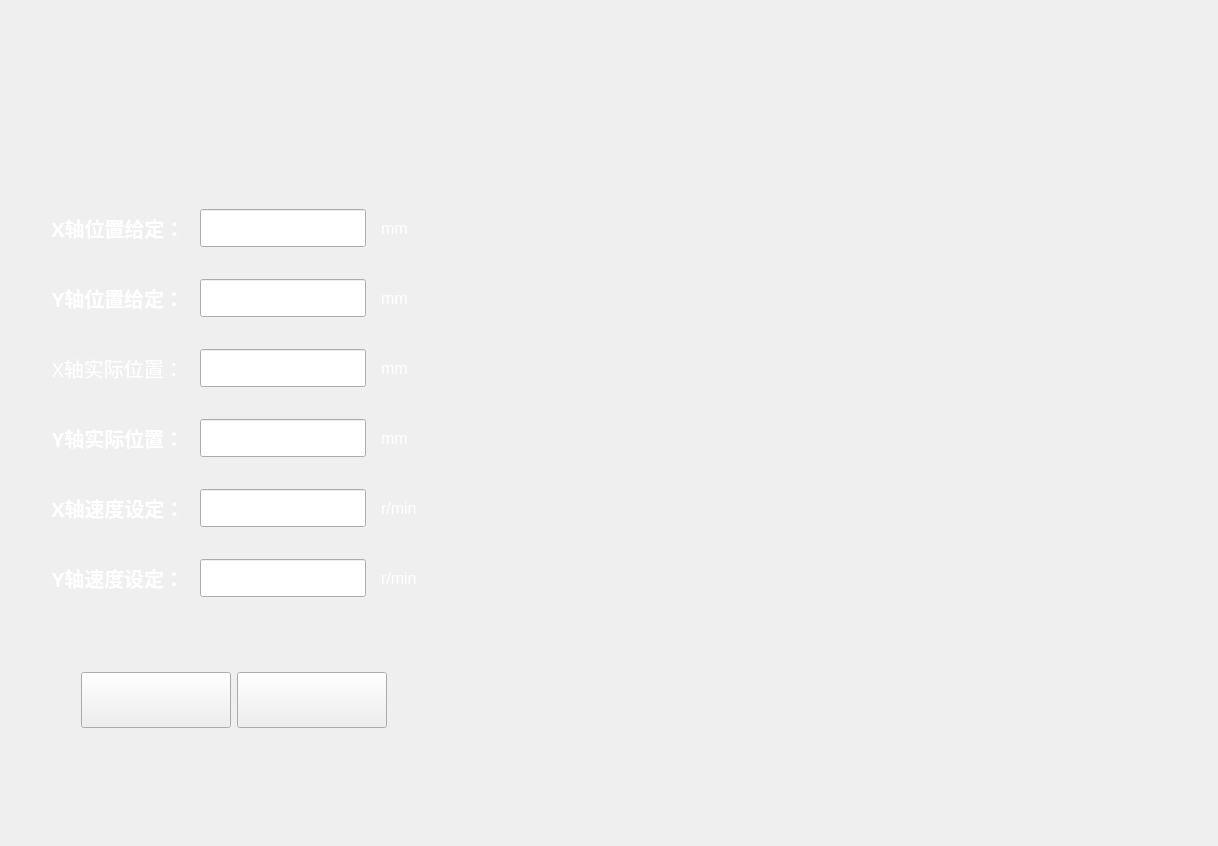
<?xml version="1.0" encoding="UTF-8"?>
<ui version="4.0">
 <class>FormMoveControl</class>
 <widget class="QWidget" name="FormMoveControl">
  <property name="geometry">
   <rect>
    <x>0</x>
    <y>0</y>
    <width>1218</width>
    <height>846</height>
   </rect>
  </property>
  <property name="windowTitle">
   <string>Form</string>
  </property>
  <layout class="QGridLayout" name="gridLayout_3" rowstretch="2,1,20,1">
   <item row="1" column="0">
    <spacer name="verticalSpacer_2">
     <property name="orientation">
      <enum>Qt::Vertical</enum>
     </property>
     <property name="sizeHint" stdset="0">
      <size>
       <width>20</width>
       <height>40</height>
      </size>
     </property>
    </spacer>
   </item>
   <item row="2" column="0">
    <layout class="QHBoxLayout" name="horizontalLayout_2" stretch="1,9,1,9,1">
     <property name="rightMargin">
      <number>0</number>
     </property>
     <item>
      <spacer name="horizontalSpacer_6">
       <property name="orientation">
        <enum>Qt::Horizontal</enum>
       </property>
       <property name="sizeHint" stdset="0">
        <size>
         <width>40</width>
         <height>20</height>
        </size>
       </property>
      </spacer>
     </item>
     <item>
      <widget class="QWidget" name="widget_left" native="true">
       <property name="styleSheet">
        <string notr="true"/>
       </property>
       <layout class="QGridLayout" name="gridLayout_2" rowstretch="15,1" columnstretch="1,9,1">
        <property name="leftMargin">
         <number>25</number>
        </property>
        <property name="topMargin">
         <number>35</number>
        </property>
        <property name="rightMargin">
         <number>35</number>
        </property>
        <property name="bottomMargin">
         <number>25</number>
        </property>
        <item row="1" column="1">
         <layout class="QHBoxLayout" name="horizontalLayout_3" stretch="5,1,5">
          <property name="leftMargin">
           <number>30</number>
          </property>
          <property name="rightMargin">
           <number>30</number>
          </property>
          <item>
           <widget class="QPushButton" name="pushButton_ok">
            <property name="minimumSize">
             <size>
              <width>150</width>
              <height>50</height>
             </size>
            </property>
            <property name="maximumSize">
             <size>
              <width>200</width>
              <height>56</height>
             </size>
            </property>
            <property name="text">
             <string/>
            </property>
           </widget>
          </item>
          <item>
           <spacer name="horizontalSpacer_3">
            <property name="orientation">
             <enum>Qt::Horizontal</enum>
            </property>
            <property name="sizeHint" stdset="0">
             <size>
              <width>40</width>
              <height>20</height>
             </size>
            </property>
           </spacer>
          </item>
          <item>
           <widget class="QPushButton" name="pushButton_reset">
            <property name="minimumSize">
             <size>
              <width>150</width>
              <height>50</height>
             </size>
            </property>
            <property name="maximumSize">
             <size>
              <width>200</width>
              <height>56</height>
             </size>
            </property>
            <property name="text">
             <string/>
            </property>
           </widget>
          </item>
         </layout>
        </item>
        <item row="0" column="1">
         <layout class="QGridLayout" name="gridLayout" columnstretch="3,6,1">
          <property name="horizontalSpacing">
           <number>15</number>
          </property>
          <property name="verticalSpacing">
           <number>32</number>
          </property>
          <item row="0" column="0">
           <widget class="QLabel" name="label">
            <property name="minimumSize">
             <size>
              <width>0</width>
              <height>30</height>
             </size>
            </property>
            <property name="font">
             <font>
              <family>宋体</family>
              <pointsize>15</pointsize>
              <weight>75</weight>
              <bold>true</bold>
             </font>
            </property>
            <property name="styleSheet">
             <string notr="true">color: rgb(255, 255, 255);</string>
            </property>
            <property name="text">
             <string>X轴位置给定：</string>
            </property>
            <property name="alignment">
             <set>Qt::AlignCenter</set>
            </property>
           </widget>
          </item>
          <item row="0" column="1">
           <widget class="QLineEdit" name="lineEdit_x_default_pos">
            <property name="minimumSize">
             <size>
              <width>0</width>
              <height>30</height>
             </size>
            </property>
            <property name="font">
             <font>
              <family>宋体</family>
              <pointsize>16</pointsize>
              <weight>75</weight>
              <bold>true</bold>
             </font>
            </property>
            <property name="styleSheet">
             <string notr="true">color: rgb(0, 0, 0);</string>
            </property>
            <property name="maxLength">
             <number>16</number>
            </property>
            <property name="alignment">
             <set>Qt::AlignRight|Qt::AlignTrailing|Qt::AlignVCenter</set>
            </property>
           </widget>
          </item>
          <item row="0" column="2">
           <widget class="QLabel" name="label_7">
            <property name="minimumSize">
             <size>
              <width>0</width>
              <height>30</height>
             </size>
            </property>
            <property name="font">
             <font>
              <pointsize>12</pointsize>
             </font>
            </property>
            <property name="styleSheet">
             <string notr="true">color: rgb(255, 255, 255);</string>
            </property>
            <property name="text">
             <string>mm</string>
            </property>
           </widget>
          </item>
          <item row="1" column="0">
           <widget class="QLabel" name="label_2">
            <property name="minimumSize">
             <size>
              <width>0</width>
              <height>30</height>
             </size>
            </property>
            <property name="font">
             <font>
              <family>宋体</family>
              <pointsize>15</pointsize>
              <weight>75</weight>
              <bold>true</bold>
             </font>
            </property>
            <property name="styleSheet">
             <string notr="true">color: rgb(255, 255, 255);</string>
            </property>
            <property name="text">
             <string>Y轴位置给定：</string>
            </property>
            <property name="alignment">
             <set>Qt::AlignCenter</set>
            </property>
           </widget>
          </item>
          <item row="1" column="1">
           <widget class="QLineEdit" name="lineEdit_y_default_pos">
            <property name="minimumSize">
             <size>
              <width>0</width>
              <height>30</height>
             </size>
            </property>
            <property name="font">
             <font>
              <family>宋体</family>
              <pointsize>16</pointsize>
              <weight>75</weight>
              <bold>true</bold>
             </font>
            </property>
            <property name="styleSheet">
             <string notr="true">color: rgb(0, 0, 0);</string>
            </property>
            <property name="maxLength">
             <number>16</number>
            </property>
            <property name="alignment">
             <set>Qt::AlignRight|Qt::AlignTrailing|Qt::AlignVCenter</set>
            </property>
           </widget>
          </item>
          <item row="1" column="2">
           <widget class="QLabel" name="label_8">
            <property name="font">
             <font>
              <pointsize>12</pointsize>
             </font>
            </property>
            <property name="styleSheet">
             <string notr="true">color: rgb(255, 255, 255);</string>
            </property>
            <property name="text">
             <string>mm</string>
            </property>
           </widget>
          </item>
          <item row="2" column="0">
           <widget class="QLabel" name="label_3">
            <property name="minimumSize">
             <size>
              <width>0</width>
              <height>30</height>
             </size>
            </property>
            <property name="font">
             <font>
              <family>宋体</family>
              <pointsize>15</pointsize>
             </font>
            </property>
            <property name="styleSheet">
             <string notr="true">color: rgb(255, 255, 255);</string>
            </property>
            <property name="text">
             <string>X轴实际位置：</string>
            </property>
            <property name="alignment">
             <set>Qt::AlignCenter</set>
            </property>
           </widget>
          </item>
          <item row="2" column="1">
           <widget class="QLineEdit" name="lineEdit_x_real_pos">
            <property name="minimumSize">
             <size>
              <width>0</width>
              <height>30</height>
             </size>
            </property>
            <property name="font">
             <font>
              <family>宋体</family>
              <pointsize>16</pointsize>
              <weight>75</weight>
              <bold>true</bold>
             </font>
            </property>
            <property name="styleSheet">
             <string notr="true">color: rgb(0, 0, 0);</string>
            </property>
            <property name="maxLength">
             <number>16</number>
            </property>
            <property name="alignment">
             <set>Qt::AlignRight|Qt::AlignTrailing|Qt::AlignVCenter</set>
            </property>
           </widget>
          </item>
          <item row="2" column="2">
           <widget class="QLabel" name="label_9">
            <property name="minimumSize">
             <size>
              <width>0</width>
              <height>30</height>
             </size>
            </property>
            <property name="font">
             <font>
              <pointsize>12</pointsize>
             </font>
            </property>
            <property name="styleSheet">
             <string notr="true">color: rgb(255, 255, 255);</string>
            </property>
            <property name="text">
             <string>mm</string>
            </property>
           </widget>
          </item>
          <item row="3" column="0">
           <widget class="QLabel" name="label_4">
            <property name="font">
             <font>
              <family>宋体</family>
              <pointsize>15</pointsize>
              <weight>75</weight>
              <bold>true</bold>
             </font>
            </property>
            <property name="styleSheet">
             <string notr="true">color: rgb(255, 255, 255);</string>
            </property>
            <property name="text">
             <string>Y轴实际位置：</string>
            </property>
            <property name="alignment">
             <set>Qt::AlignCenter</set>
            </property>
           </widget>
          </item>
          <item row="3" column="1">
           <widget class="QLineEdit" name="lineEdit_y_real_pos">
            <property name="minimumSize">
             <size>
              <width>0</width>
              <height>30</height>
             </size>
            </property>
            <property name="font">
             <font>
              <family>宋体</family>
              <pointsize>16</pointsize>
              <weight>75</weight>
              <bold>true</bold>
             </font>
            </property>
            <property name="styleSheet">
             <string notr="true">color: rgb(0, 0, 0);</string>
            </property>
            <property name="maxLength">
             <number>16</number>
            </property>
            <property name="alignment">
             <set>Qt::AlignRight|Qt::AlignTrailing|Qt::AlignVCenter</set>
            </property>
           </widget>
          </item>
          <item row="3" column="2">
           <widget class="QLabel" name="label_10">
            <property name="minimumSize">
             <size>
              <width>0</width>
              <height>30</height>
             </size>
            </property>
            <property name="font">
             <font>
              <pointsize>12</pointsize>
             </font>
            </property>
            <property name="styleSheet">
             <string notr="true">color: rgb(255, 255, 255);</string>
            </property>
            <property name="text">
             <string>mm</string>
            </property>
           </widget>
          </item>
          <item row="4" column="0">
           <widget class="QLabel" name="label_5">
            <property name="minimumSize">
             <size>
              <width>0</width>
              <height>30</height>
             </size>
            </property>
            <property name="font">
             <font>
              <family>宋体</family>
              <pointsize>15</pointsize>
              <weight>75</weight>
              <bold>true</bold>
             </font>
            </property>
            <property name="styleSheet">
             <string notr="true">color: rgb(255, 255, 255);</string>
            </property>
            <property name="text">
             <string>X轴速度设定：</string>
            </property>
            <property name="alignment">
             <set>Qt::AlignCenter</set>
            </property>
           </widget>
          </item>
          <item row="4" column="1">
           <widget class="QLineEdit" name="lineEdit_x_speed">
            <property name="minimumSize">
             <size>
              <width>0</width>
              <height>30</height>
             </size>
            </property>
            <property name="font">
             <font>
              <family>宋体</family>
              <pointsize>16</pointsize>
              <weight>75</weight>
              <bold>true</bold>
             </font>
            </property>
            <property name="styleSheet">
             <string notr="true">color: rgb(0, 0, 0);</string>
            </property>
            <property name="maxLength">
             <number>16</number>
            </property>
            <property name="alignment">
             <set>Qt::AlignRight|Qt::AlignTrailing|Qt::AlignVCenter</set>
            </property>
           </widget>
          </item>
          <item row="4" column="2">
           <widget class="QLabel" name="label_11">
            <property name="minimumSize">
             <size>
              <width>0</width>
              <height>30</height>
             </size>
            </property>
            <property name="font">
             <font>
              <pointsize>12</pointsize>
             </font>
            </property>
            <property name="styleSheet">
             <string notr="true">color: rgb(255, 255, 255);</string>
            </property>
            <property name="text">
             <string>r/min</string>
            </property>
           </widget>
          </item>
          <item row="5" column="0">
           <widget class="QLabel" name="label_6">
            <property name="minimumSize">
             <size>
              <width>0</width>
              <height>30</height>
             </size>
            </property>
            <property name="font">
             <font>
              <family>宋体</family>
              <pointsize>15</pointsize>
              <weight>75</weight>
              <bold>true</bold>
             </font>
            </property>
            <property name="styleSheet">
             <string notr="true">color: rgb(255, 255, 255);</string>
            </property>
            <property name="text">
             <string>Y轴速度设定：</string>
            </property>
            <property name="alignment">
             <set>Qt::AlignCenter</set>
            </property>
           </widget>
          </item>
          <item row="5" column="1">
           <widget class="QLineEdit" name="lineEdit_y_spreed">
            <property name="minimumSize">
             <size>
              <width>0</width>
              <height>30</height>
             </size>
            </property>
            <property name="font">
             <font>
              <family>宋体</family>
              <pointsize>16</pointsize>
              <weight>75</weight>
              <bold>true</bold>
             </font>
            </property>
            <property name="styleSheet">
             <string notr="true">color: rgb(0, 0, 0);</string>
            </property>
            <property name="maxLength">
             <number>16</number>
            </property>
            <property name="alignment">
             <set>Qt::AlignRight|Qt::AlignTrailing|Qt::AlignVCenter</set>
            </property>
           </widget>
          </item>
          <item row="5" column="2">
           <widget class="QLabel" name="label_12">
            <property name="minimumSize">
             <size>
              <width>0</width>
              <height>30</height>
             </size>
            </property>
            <property name="font">
             <font>
              <pointsize>12</pointsize>
             </font>
            </property>
            <property name="styleSheet">
             <string notr="true">color: rgb(255, 255, 255);</string>
            </property>
            <property name="text">
             <string>r/min</string>
            </property>
           </widget>
          </item>
         </layout>
        </item>
        <item row="0" column="0">
         <spacer name="horizontalSpacer_8">
          <property name="orientation">
           <enum>Qt::Horizontal</enum>
          </property>
          <property name="sizeHint" stdset="0">
           <size>
            <width>40</width>
            <height>20</height>
           </size>
          </property>
         </spacer>
        </item>
        <item row="0" column="2">
         <spacer name="horizontalSpacer_9">
          <property name="orientation">
           <enum>Qt::Horizontal</enum>
          </property>
          <property name="sizeHint" stdset="0">
           <size>
            <width>40</width>
            <height>20</height>
           </size>
          </property>
         </spacer>
        </item>
       </layout>
      </widget>
     </item>
     <item>
      <spacer name="horizontalSpacer_2">
       <property name="orientation">
        <enum>Qt::Horizontal</enum>
       </property>
       <property name="sizeHint" stdset="0">
        <size>
         <width>40</width>
         <height>20</height>
        </size>
       </property>
      </spacer>
     </item>
     <item>
      <widget class="QWidget" name="widget_right" native="true">
       <property name="styleSheet">
        <string notr="true"/>
       </property>
       <layout class="QGridLayout" name="gridLayout_4">
        <item row="2" column="1">
         <spacer name="verticalSpacer">
          <property name="orientation">
           <enum>Qt::Vertical</enum>
          </property>
          <property name="sizeHint" stdset="0">
           <size>
            <width>20</width>
            <height>40</height>
           </size>
          </property>
         </spacer>
        </item>
        <item row="1" column="2">
         <spacer name="horizontalSpacer_10">
          <property name="orientation">
           <enum>Qt::Horizontal</enum>
          </property>
          <property name="sizeHint" stdset="0">
           <size>
            <width>40</width>
            <height>20</height>
           </size>
          </property>
         </spacer>
        </item>
        <item row="1" column="0">
         <spacer name="horizontalSpacer">
          <property name="orientation">
           <enum>Qt::Horizontal</enum>
          </property>
          <property name="sizeHint" stdset="0">
           <size>
            <width>40</width>
            <height>20</height>
           </size>
          </property>
         </spacer>
        </item>
        <item row="1" column="1">
         <widget class="QLabel" name="label_move">
          <property name="minimumSize">
           <size>
            <width>700</width>
            <height>700</height>
           </size>
          </property>
          <property name="text">
           <string/>
          </property>
          <property name="scaledContents">
           <bool>true</bool>
          </property>
          <property name="alignment">
           <set>Qt::AlignCenter</set>
          </property>
         </widget>
        </item>
        <item row="0" column="1">
         <spacer name="verticalSpacer_4">
          <property name="orientation">
           <enum>Qt::Vertical</enum>
          </property>
          <property name="sizeHint" stdset="0">
           <size>
            <width>20</width>
            <height>40</height>
           </size>
          </property>
         </spacer>
        </item>
       </layout>
      </widget>
     </item>
     <item>
      <spacer name="horizontalSpacer_7">
       <property name="orientation">
        <enum>Qt::Horizontal</enum>
       </property>
       <property name="sizeHint" stdset="0">
        <size>
         <width>40</width>
         <height>20</height>
        </size>
       </property>
      </spacer>
     </item>
    </layout>
   </item>
   <item row="0" column="0">
    <layout class="QHBoxLayout" name="horizontalLayout_4">
     <item>
      <spacer name="horizontalSpacer_4">
       <property name="orientation">
        <enum>Qt::Horizontal</enum>
       </property>
       <property name="sizeHint" stdset="0">
        <size>
         <width>40</width>
         <height>20</height>
        </size>
       </property>
      </spacer>
     </item>
     <item>
      <widget class="QLabel" name="label_move_title">
       <property name="minimumSize">
        <size>
         <width>474</width>
         <height>76</height>
        </size>
       </property>
       <property name="maximumSize">
        <size>
         <width>474</width>
         <height>76</height>
        </size>
       </property>
       <property name="text">
        <string/>
       </property>
      </widget>
     </item>
     <item>
      <spacer name="horizontalSpacer_5">
       <property name="orientation">
        <enum>Qt::Horizontal</enum>
       </property>
       <property name="sizeHint" stdset="0">
        <size>
         <width>40</width>
         <height>20</height>
        </size>
       </property>
      </spacer>
     </item>
    </layout>
   </item>
   <item row="3" column="0">
    <spacer name="verticalSpacer_3">
     <property name="orientation">
      <enum>Qt::Vertical</enum>
     </property>
     <property name="sizeHint" stdset="0">
      <size>
       <width>20</width>
       <height>40</height>
      </size>
     </property>
    </spacer>
   </item>
  </layout>
 </widget>
 <resources/>
 <connections/>
</ui>
